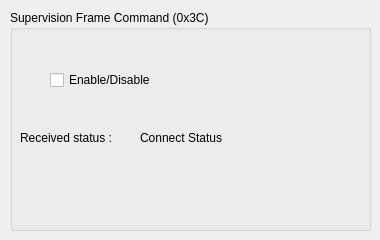
      <widget class="QWidget" name="tab_SupervisionCmd">
       <attribute name="title">
        <string>SupervisionFrameCmd</string>
       </attribute>
       <widget class="QGroupBox" name="groupBox_3">
        <property name="geometry">
         <rect>
          <x>10</x>
          <y>10</y>
          <width>361</width>
          <height>221</height>
         </rect>
        </property>
        <property name="title">
         <string>Supervision Frame Command (0x3C)</string>
        </property>
        <widget class="QCheckBox" name="checkBox_SuperFrame">
         <property name="geometry">
          <rect>
           <x>40</x>
           <y>60</y>
           <width>131</width>
           <height>20</height>
          </rect>
         </property>
         <property name="text">
          <string>Enable/Disable </string>
         </property>
        </widget>
        <widget class="QLabel" name="connectstate">
         <property name="geometry">
          <rect>
           <x>130</x>
           <y>120</y>
           <width>111</width>
           <height>16</height>
          </rect>
         </property>
         <property name="text">
          <string>Connect Status</string>
         </property>
        </widget>
        <widget class="QLabel" name="connectstate_2">
         <property name="geometry">
          <rect>
           <x>10</x>
           <y>120</y>
           <width>111</width>
           <height>16</height>
          </rect>
         </property>
         <property name="text">
          <string>Received status : </string>
         </property>
        </widget>
       </widget>
      </widget>
